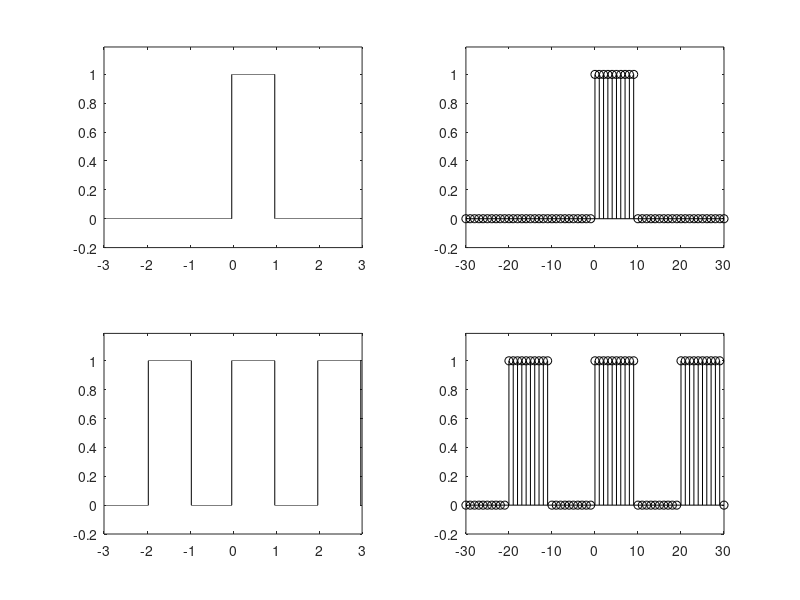
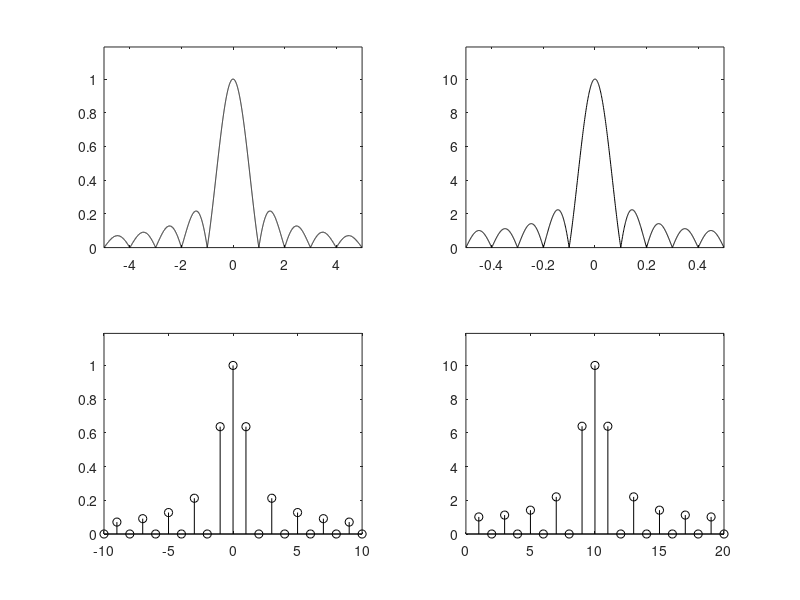

These figures' MATLAB source, in order:
clc;clear;close all;

t=-3:0.0001:3;
Wt=1;
xct1=rectpuls(t-0.47,Wt);
xctp=rectpuls(t-2.47,Wt)+rectpuls(t-0.47,Wt)+rectpuls(t+1.47,Wt);

n=-30:1:30;
Wn=10;
xdt1=rectpuls(n-5,Wn);
xdtp=rectpuls(n-25,Wn)+rectpuls(n-5,Wn)+rectpuls(n+15,Wn);

figure(1)
subplot(2,2,1)
plot(t,xct1,'k')
axis([-3,3,-0.2,1.19])
subplot(2,2,2)
stem(n,xdt1,'k')
axis([-30,30,-0.2,1.19])
subplot(2,2,3)
plot(t,xctp,'k')
axis([-3,3,-0.2,1.19])
subplot(2,2,4)
stem(n,xdtp,'k')
axis([-30,30,-0.2,1.19])

f1=-5:0.001:5;
Xctft=sin(pi*f1+eps)./(pi*f1+eps);

k1=-10:1:10;
Xctfs=sin(pi*k1/2+eps)./(pi*k1/2+eps);

f2=-0.5:0.001:0.5;
Xdtft=zeros(1,length(f2));
for n=1:length(xdt1)
    Xdtft(1,:)=Xdtft(1,:)+xdt1(n)*exp(-j*2*pi*f2*(n-31));
end

Xdtfs=zeros(1,20);
k2=1:1:20;
for n=31:1:50
    Xdtfs(k2)=Xdtfs(k2)+xdtp(n)*exp(-j*(k2-10)*2*pi*(n-31)/20);
end

figure(2)
subplot(2,2,1)
plot(f1,abs(Xctft),'k')
axis([-5,5,0,1.19])
subplot(2,2,2)
plot(f2,abs(Xdtft),'k')
axis([-0.5,0.5,0,11.9])
subplot(2,2,3)
stem(k1,abs(Xctfs),'k')
axis([-10,10,0,1.19])
subplot(2,2,4)
stem(k2,abs(Xdtfs),'k')
axis([0,20,0,11.9])

